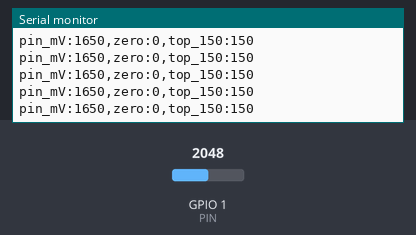
Bench run of a sketch on a simulated ESP32-S3. Shown: the last lines printed to the serial monitor. The test bench sets the inputs (shaded band); at power-on: GPIO 1 (PIN) = 2048 (analog values on the 0–4095 scale).

Above: at 1.2 s.
1.3 s: GPIO 1 (PIN) set to 2866
At 2.4 s:
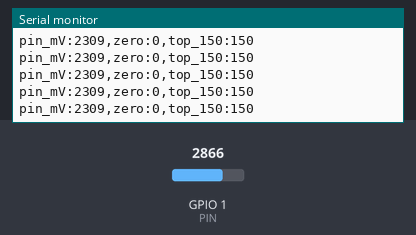
2.8 s: GPIO 1 (PIN) set to 3603
At 3.9 s:
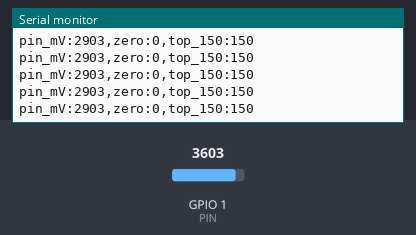
Timing chart, 0 to 5.8 s (numbered marks = the images above; inputs shaded):
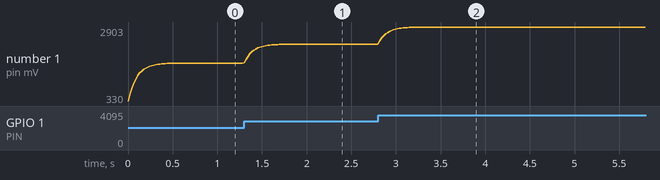

Measured:
- after the input at 1.3 s, the serial monitor: prints a new line at once (image 1)
- after the input at 2.8 s, the serial monitor: prints a new line at once (image 2)
- plotted number 1: 1650 → 2309 after the input at 1.3 s, 2309 → 2903 after the input at 2.8 s

The sketch:

emg_step_test.ino
```cpp
/*
  emg_step_test  -  the SIMPLEST possible test. One line in the Serial Plotter: pin_mV
  -----------------------------------------------------------------------------------
  Shows the voltage the ESP32 sees on GPIO 1, in millivolts (0 .. ~3300).
  No calibration, no threshold - just the raw number, so we can find faults.

  Board: "ESP32S3 Dev Module", plug into the USB-UART port. Serial Plotter, 115200.

  What you should see:
    green wire touching GND            ->  about 0
    green wire touching ESP 3V3        ->  about 3300   (quick self-test, safe)
    green wire in column Y, relaxed    ->  small, about 10 - 40
    green wire in column Y, wrist back ->  goes UP (about 60+)
*/

const int PIN = 1;
float level = 0;

void setup() {
  Serial.begin(115200);
  analogReadResolution(12);
}

void loop() {
  long sum = 0;
  for (int i = 0; i < 16; i++) sum += analogReadMilliVolts(PIN);   // average 16 readings
  level += (sum / 16.0 - level) * 0.2;                            // light smoothing
  Serial.print("pin_mV:"); Serial.print(level, 0);
  Serial.println(",zero:0,top_150:150");   // two fixed guide lines so the plotter stays zoomed in on 0..150
  delay(20);                                                      // 50 points per second
}
```
